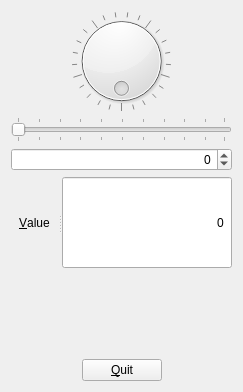
<?xml version="1.0" encoding="UTF-8"?>
<ui version="4.0">
 <class>Widget</class>
 <widget class="QWidget" name="Widget">
  <property name="geometry">
   <rect>
    <x>0</x>
    <y>0</y>
    <width>243</width>
    <height>392</height>
   </rect>
  </property>
  <property name="windowTitle">
   <string>Widget</string>
  </property>
  <layout class="QVBoxLayout" name="verticalLayout">
   <item>
    <widget class="QDial" name="dial">
     <property name="wrapping">
      <bool>true</bool>
     </property>
     <property name="notchesVisible">
      <bool>true</bool>
     </property>
    </widget>
   </item>
   <item>
    <widget class="QSlider" name="horizontalSlider">
     <property name="orientation">
      <enum>Qt::Horizontal</enum>
     </property>
     <property name="tickPosition">
      <enum>QSlider::TicksBothSides</enum>
     </property>
    </widget>
   </item>
   <item>
    <widget class="QSpinBox" name="spinBox">
     <property name="wrapping">
      <bool>true</bool>
     </property>
     <property name="alignment">
      <set>Qt::AlignRight|Qt::AlignTrailing|Qt::AlignVCenter</set>
     </property>
    </widget>
   </item>
   <item>
    <widget class="QSplitter" name="splitter">
     <property name="orientation">
      <enum>Qt::Horizontal</enum>
     </property>
     <widget class="QLabel" name="label">
      <property name="text">
       <string>&amp;Value</string>
      </property>
      <property name="alignment">
       <set>Qt::AlignCenter</set>
      </property>
      <property name="buddy">
       <cstring>lineEdit</cstring>
      </property>
     </widget>
     <widget class="QLineEdit" name="lineEdit">
      <property name="inputMask">
       <string>00</string>
      </property>
      <property name="text">
       <string>0</string>
      </property>
      <property name="alignment">
       <set>Qt::AlignRight|Qt::AlignTrailing|Qt::AlignVCenter</set>
      </property>
      <property name="placeholderText">
       <string>Input number</string>
      </property>
     </widget>
    </widget>
   </item>
   <item>
    <spacer name="verticalSpacer">
     <property name="orientation">
      <enum>Qt::Vertical</enum>
     </property>
     <property name="sizeType">
      <enum>QSizePolicy::Maximum</enum>
     </property>
     <property name="sizeHint" stdset="0">
      <size>
       <width>20</width>
       <height>85</height>
      </size>
     </property>
    </spacer>
   </item>
   <item>
    <layout class="QHBoxLayout" name="horizontalLayout">
     <item>
      <spacer name="horizontalSpacer">
       <property name="orientation">
        <enum>Qt::Horizontal</enum>
       </property>
       <property name="sizeHint" stdset="0">
        <size>
         <width>48</width>
         <height>20</height>
        </size>
       </property>
      </spacer>
     </item>
     <item>
      <widget class="QPushButton" name="pushButton">
       <property name="text">
        <string>&amp;Quit</string>
       </property>
      </widget>
     </item>
     <item>
      <spacer name="horizontalSpacer_2">
       <property name="orientation">
        <enum>Qt::Horizontal</enum>
       </property>
       <property name="sizeHint" stdset="0">
        <size>
         <width>38</width>
         <height>20</height>
        </size>
       </property>
      </spacer>
     </item>
    </layout>
   </item>
  </layout>
 </widget>
 <tabstops>
  <tabstop>lineEdit</tabstop>
  <tabstop>spinBox</tabstop>
  <tabstop>dial</tabstop>
  <tabstop>horizontalSlider</tabstop>
  <tabstop>pushButton</tabstop>
 </tabstops>
 <resources/>
 <connections>
  <connection>
   <sender>dial</sender>
   <signal>valueChanged(int)</signal>
   <receiver>horizontalSlider</receiver>
   <slot>setValue(int)</slot>
   <hints>
    <hint type="sourcelabel">
     <x>217</x>
     <y>83</y>
    </hint>
    <hint type="destinationlabel">
     <x>163</x>
     <y>125</y>
    </hint>
   </hints>
  </connection>
  <connection>
   <sender>spinBox</sender>
   <signal>valueChanged(int)</signal>
   <receiver>dial</receiver>
   <slot>setValue(int)</slot>
   <hints>
    <hint type="sourcelabel">
     <x>77</x>
     <y>158</y>
    </hint>
    <hint type="destinationlabel">
     <x>75</x>
     <y>94</y>
    </hint>
   </hints>
  </connection>
  <connection>
   <sender>pushButton</sender>
   <signal>clicked()</signal>
   <receiver>Widget</receiver>
   <slot>close()</slot>
   <hints>
    <hint type="sourcelabel">
     <x>113</x>
     <y>347</y>
    </hint>
    <hint type="destinationlabel">
     <x>45</x>
     <y>275</y>
    </hint>
   </hints>
  </connection>
  <connection>
   <sender>spinBox</sender>
   <signal>textChanged(QString)</signal>
   <receiver>lineEdit</receiver>
   <slot>setText(QString)</slot>
   <hints>
    <hint type="sourcelabel">
     <x>113</x>
     <y>165</y>
    </hint>
    <hint type="destinationlabel">
     <x>112</x>
     <y>185</y>
    </hint>
   </hints>
  </connection>
  <connection>
   <sender>horizontalSlider</sender>
   <signal>valueChanged(int)</signal>
   <receiver>spinBox</receiver>
   <slot>setValue(int)</slot>
   <hints>
    <hint type="sourcelabel">
     <x>138</x>
     <y>127</y>
    </hint>
    <hint type="destinationlabel">
     <x>121</x>
     <y>163</y>
    </hint>
   </hints>
  </connection>
 </connections>
</ui>
